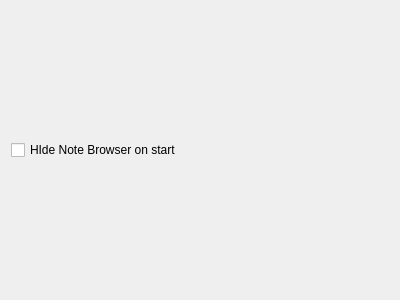
<?xml version="1.0" encoding="UTF-8"?>
<ui version="4.0">
 <class>GeneralSettingsWidget</class>
 <widget class="QWidget" name="GeneralSettingsWidget">
  <property name="geometry">
   <rect>
    <x>0</x>
    <y>0</y>
    <width>400</width>
    <height>300</height>
   </rect>
  </property>
  <property name="windowTitle">
   <string>Form</string>
  </property>
  <layout class="QVBoxLayout" name="verticalLayout">
   <item>
    <widget class="QCheckBox" name="kcfg_StartHidden">
     <property name="text">
      <string>HIde Note Browser on start</string>
     </property>
    </widget>
   </item>
  </layout>
 </widget>
 <resources/>
 <connections/>
</ui>
